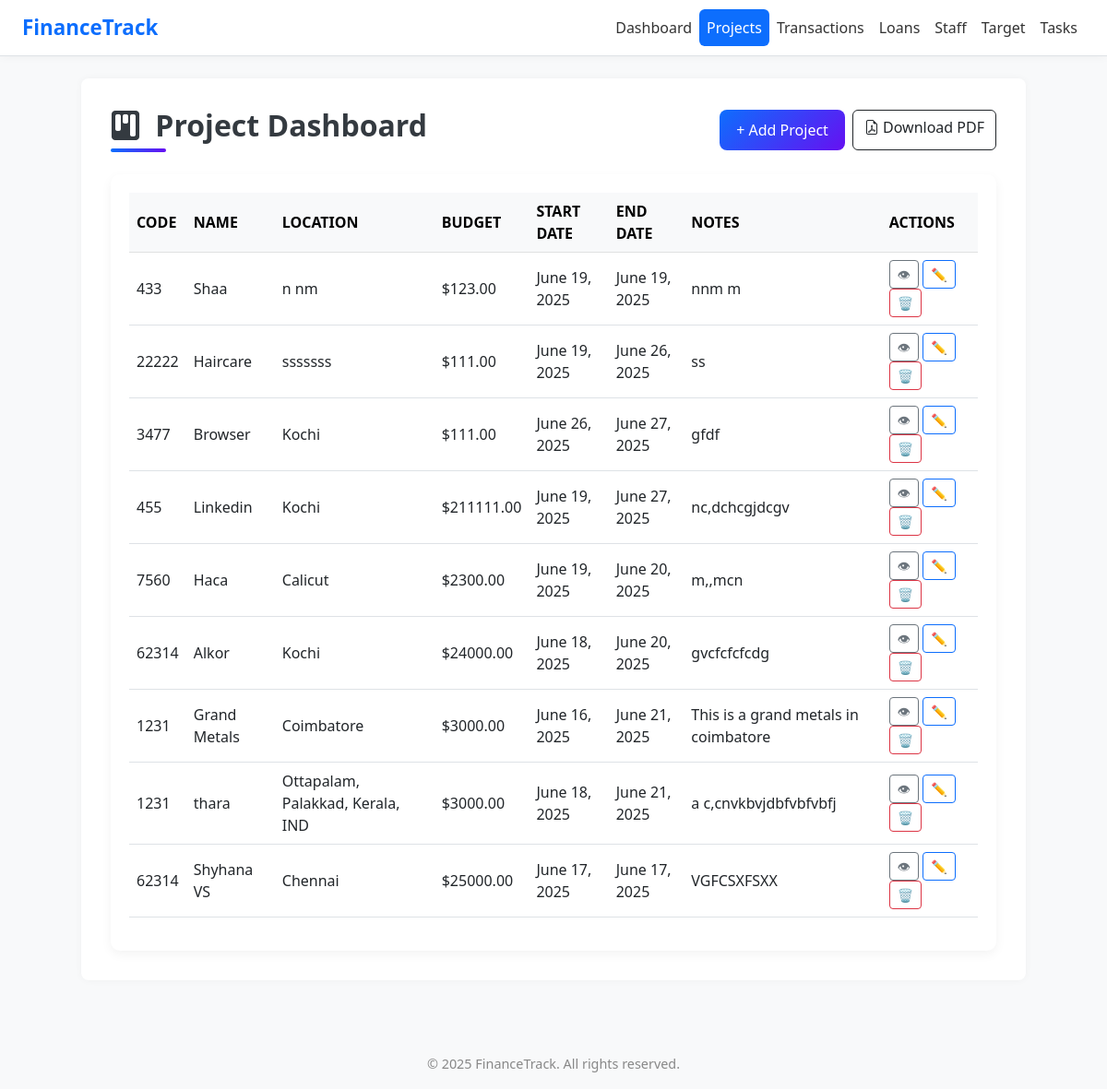
The page /projects/ on the database as committed earlier.
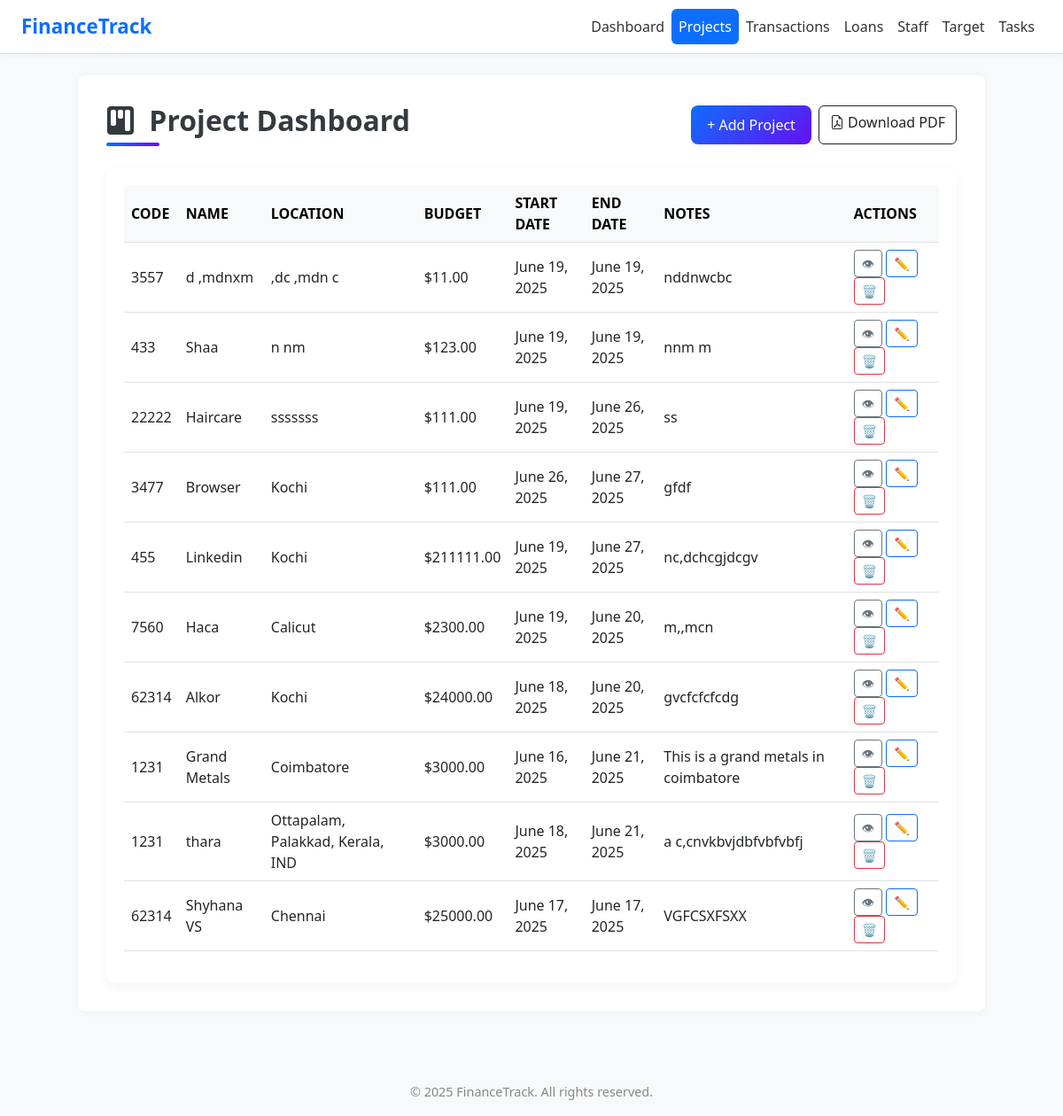
The same page on the database as committed later.
### app1/models.py (models this page shows, shortened)
class Project(models.Model):
    code = models.CharField(max_length=20)
    name = models.CharField(max_length=100)
    location = models.CharField(max_length=100)
    total_budget = models.DecimalField(max_digits=12, decimal_places=2)
    start_date = models.DateField()
    end_date = models.DateField()
    notes = models.TextField(blank=True, null=True)

### app1/views.py (the view, shortened to what this page needs)
# urls.py: path('projects/', views.project_list, name='project_list'),
def project_list(request):
    projects = Project.objects.order_by('-id')
    form = ProjectForm()
    return render(request, 'project.html', {'projects': projects, 'form': form})

### templates/project.html (shortened to what this page needs)
{% extends 'base.html' %}
{% load static %}
{% block content %}
<div class="d-flex flex-column flex-md-row justify-content-between align-items-center mb-4">
    <h2 class="page-title mb-3 mb-md-0">
        <i class="bi bi-kanban-fill me-2"></i> Project Dashboard
    </h2>
    <div class="d-flex gap-2">
        <button type="button" class="add-btn" data-bs-toggle="modal" data-bs-target="#addProjectModal">
            + Add Project
        </button>
        <a href="{% url 'project-pdf' %}" class="btn btn-outline-dark">
            <i class="bi bi-file-earmark-pdf"></i> Download PDF
        </a>
    </div>
</div>
    <div class="table-container">
        <table class="table table-hover">
            <thead class="table-light">
                <tr>
                    <th>CODE</th>
                    <th>NAME</th>
                    <th>LOCATION</th>
                    <th>BUDGET</th>
                    <th>START DATE</th>
                    <th>END DATE</th>
                    <th>NOTES</th>
                    <th>ACTIONS</th>
                </tr>
            </thead>
            <tbody>
                {% for project in projects %}
                <tr>
                    <td>{{ project.code }}</td>
                    <td>{{ project.name }}</td>
                    <td>{{ project.location }}</td>
                    <td>${{ project.total_budget }}</td>
                    <td>{{ project.start_date }}</td>
                    <td>{{ project.end_date }}</td>
                    <td>{{ project.notes }}</td>
                    <td>
                        <a href="{% url 'project-detail' project.pk %}" class="btn btn-sm btn-outline-secondary" title="View">
                            👁
                        </a>
                        <a href="#" class="btn btn-sm btn-outline-primary edit-project-btn"
                            data-id="{{ project.id }}"
                            data-code="{{ project.code }}"
                            data-name="{{ project.name }}"
                            data-location="{{ project.location }}"
                            data-budget="{{ project.total_budget }}"
                            data-start="{{ project.start_date }}"
                            data-end="{{ project.end_date }}"
                            data-notes="{{ project.notes|default_if_none:'' }}">
                            ✏️
                        </a>
                        <a href="#" class="btn btn-sm btn-outline-danger delete-project-btn" data-id="{{ project.id }}">
                            🗑️
                        </a>
                    </td>
                </tr>
                {% endfor %}
            </tbody>
        </table>
    </div>
</div>
{% endblock %}

Rows that differ between the two databases and show on the page:
added Project: code "3557", name "d ,mdnxm", location ",dc ,mdn c", total_budget "11.00", start_date "June 19, 2025", end_date "June 19, 2025", notes "nddnwcbc"
